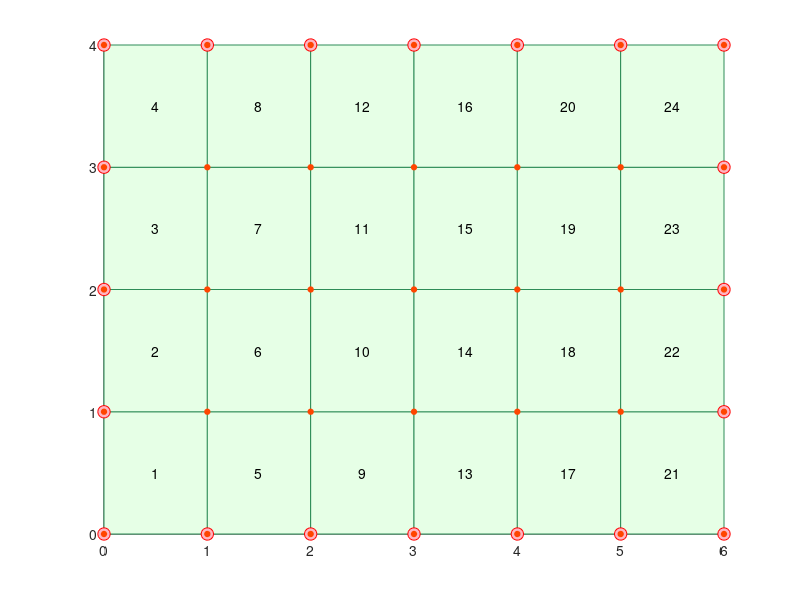

Here is the MATLAB script that generated this plot: (Note: this script raises an error after producing the figure.)
%% Finite Element Analysis of Rectangular Slab (Hermite functions deduced symbolically)
% #md
% # Finite Element Analysis of Rectangular Slab
% #endmd
%' ---
% #md
% ## Input data
% #endmd
% #img https://calcpad.eu/media/mechanics/elastic/slab.png
a = 6; b = 4; t = 0.1; q = 10; E = 35000; nu = 0.15;
%' Slab dimensions - @a m, @b m
%' Thickness - @t m
%' Load - @q kN/m²
%' Modulus of elasticity - @E MPa
%' Poisson's ratio - @nu

%% Finite element mesh
% #md
% ## Finite element mesh
% #endmd
n = 16;
%' We will use rectangular finite element with @n DOFs
n_a = 6; n_b = 4;
%' Number of elements along a and b - @n_a, @n_b
n_e = n_a*n_b           %' Total number of elements
n_j = (n_a + 1)*(n_b + 1)   %' Total number of joints
a_1 = a/n_a             %' Element dimensions (m)
b_1 = b/n_b
n_s = 2*(n_a + n_b)     %' Supported joints count

x_j = zeros(n_j, 1); y_j = zeros(n_j, 1);
x = 0; y = 0;
for j = 1:n_j
    x_j(j) = x;
    y_j(j) = y;
    y = y + b_1;
    if y > b + 1e-9
        y = 0;
        x = x + a_1;
    end
end
e_j = zeros(n_e, 4);
for i_a = 1:n_a
    for i_b = 1:n_b
        e = i_b + n_b*(i_a - 1);
        j = e + i_a - 1;
        e_j(e, 1) = j;
        e_j(e, 2) = j + n_b + 1;
        e_j(e, 3) = j + n_b + 2;
        e_j(e, 4) = j + 1;
    end
end
s_j = zeros(n_s, 1);
i_s = 0;
for i = 1:n_a + 1
    i_s = i_s + 1;
    s_j(i_s) = (n_b + 1)*i - n_b;
end
for i = 1:n_a + 1
    i_s = i_s + 1;
    s_j(i_s) = (n_b + 1)*i;
end
for i = 2:n_b
    i_s = i_s + 1;
    s_j(i_s) = i;
end
for i = 2:n_b
    i_s = i_s + 1;
    s_j(i_s) = n_a*(n_b + 1) + i;
end

%' Joint coordinates (m)
x_j'
y_j'
%' Numbers of elements joints
e_j'
%' Supported joints
s_j'

figure; hold on;
for e = 1:n_e
    k = e_j(e, :);
    patch(x_j(k), y_j(k), [0.9 1 0.9], 'EdgeColor', [0.18 0.55 0.34]);
    text(mean(x_j(k)), mean(y_j(k)), num2str(e), 'HorizontalAlignment', 'center');
end
plot(x_j(s_j), y_j(s_j), 'o', 'MarkerFaceColor', [1 0.71 0.76], 'MarkerEdgeColor', 'r', 'MarkerSize', 9);
plot(x_j, y_j, 'o', 'MarkerFaceColor', [1 0.27 0], 'MarkerEdgeColor', [1 0.27 0], 'MarkerSize', 4);
text(x_j + 0.08, y_j + 0.12, (1:n_j)');
axis equal; axis off;

%% Finite element formulation
% #md
% ## Finite element formulation
% **Shape functions**
% #endmd
%' Deduced, not written: along a dimension of length l, in the local coordinate ξ = x/l,
%' each base function is the cubic that is 1 in ONE end degree of freedom
%' (w or θ at ξ = 0 or ξ = 1) and 0 in the other three.
syms xi l
%' Cubic monomials and their rotation θ = dw/dx = (1/l)·dw/dξ:
p = [1, xi, xi^2, xi^3]
pprime = diff(p, xi)/l
%' Conditions matrix, one row per end degree of freedom [w(0); θ(0); w(1); θ(1)]:
A = [subs(p, xi, 0); subs(pprime, xi, 0); subs(p, xi, 1); subs(pprime, xi, 1)]
%' Coefficients of the four base functions (one column each):
C = simplify(inv(A))
%' Hermite cubic base functions Φ = p·C:
Phi = simplify(p*C)
%' First and second derivatives with respect to x:
Phiprime = simplify(diff(Phi, xi)/l)
Phipprime = simplify(diff(Phi, xi, 2)/l^2)
%' Check against the functions that Calcpad writes by hand (must be 0 0 0 0):
Phi_cp = [1 - xi^2*(3 - 2*xi), xi*l*(1 - xi*(2 - xi)), xi^2*(3 - 2*xi), xi^2*l*(-1 + xi)];
dif = simplify(Phi - Phi_cp)
%' For the numerical integration they are evaluated at the needed points:
Phi_n = @(x, L) double(subs(Phi, {xi, l}, {x, L}));
Phiprime_n = @(x, L) double(subs(Phiprime, {xi, l}, {x, L}));
Phipprime_n = @(x, L) double(subs(Phipprime, {xi, l}, {x, L}));
%' Each of the 16 shape functions is a product N = Φ_ia(ξ)·Φ_ib(η). Per joint: w, θ_x, θ_y, ψ;
%' joints 1 = (0,0), 2 = (1,0), 3 = (1,1), 4 = (0,1). Index of Φ along a (i_a) and along b (i_b):
i_a = [1 2 1 2 3 4 3 4 3 4 3 4 1 2 1 2]
i_b = [1 1 2 2 1 1 2 2 3 3 4 4 3 3 4 4]
N = @(x, y) Phi_n(x, a_1)(i_a).*Phi_n(y, b_1)(i_b);

% #md
% **Constitutive matrix** (stress - strain relationship)
% #endmd
D = E*1000*t^3/(12*(1 - nu^2))*[1, nu, 0; nu, 1, 0; 0, 0, (1 - nu)/2]

% #md
% **Strain-displacement matrix**
% #endmd
%' B = [ Φ″_ia(ξ)·Φ_ib(η) ;  Φ_ia(ξ)·Φ″_ib(η) ;  2·Φ′_ia(ξ)·Φ′_ib(η) ]
B = @(x, y) [Phipprime_n(x, a_1)(i_a).*Phi_n(y, b_1)(i_b); ...
             Phi_n(x, a_1)(i_a).*Phipprime_n(y, b_1)(i_b); ...
             2*Phiprime_n(x, a_1)(i_a).*Phiprime_n(y, b_1)(i_b)];

%' The elements of the stiffness matrix will be calculated by using the equation
%' K_e = a_1·b_1·∫₀¹∫₀¹ B(ξ; η)ᵀ·D·B(ξ; η) dξ dη
%' The integrand is a polynomial of degree ≤ 6 in ξ and in η: Gauss-Legendre with
%' 4 points per direction integrates it exactly.
g_x = ([-0.861136311594053, -0.339981043584856, 0.339981043584856, 0.861136311594053] + 1)/2;
g_w = [0.347854845137454, 0.652145154862546, 0.652145154862546, 0.347854845137454]/2;
K_e = zeros(n, n); F_e = zeros(n, 1);
for i = 1:4
    for k = 1:4
        B_g = B(g_x(i), g_x(k));
        K_e = K_e + a_1*b_1*g_w(i)*g_w(k)*(B_g'*D*B_g);
        F_e = F_e + a_1*b_1*g_w(i)*g_w(k)*q*N(g_x(i), g_x(k))';
    end
end
% #md
% **Element stiffness matrix**
% #endmd
K_e
%' Element load vector (kN)
%' F_e = a_1·b_1·∫₀¹∫₀¹ N(ξ; η)ᵀ·q dξ dη
F_e'

%% Solution
% #md
% ## Solution
% #endmd
k_1 = n/4;
n_g = k_1*n_j;
K = zeros(n_g, n_g); F = zeros(n_g, 1);
for e = 1:n_e
    g = zeros(1, n);
    for i = 1:4
        g(k_1*(i - 1) + (1:k_1)) = k_1*(e_j(e, i) - 1) + (1:k_1);
    end
    K(g, g) = K(g, g) + K_e;
    F(g) = F(g) + F_e;
end
%' Addition of supports (penalty k_s on w, and on the rotation along the edge)
k_s = 1e20;
for i = 1:n_s
    j = k_1*(s_j(i) - 1) + 1;
    K(j, j) = K(j, j) + k_s;
    if y_j(s_j(i)) == 0 || y_j(s_j(i)) == b
        K(j + 1, j + 1) = K(j + 1, j + 1) + k_s;
    end
    if x_j(s_j(i)) == 0 || x_j(s_j(i)) == a
        K(j + 2, j + 2) = K(j + 2, j + 2) + k_s;
    end
end
%' Global stiffness matrix: @n_g × @n_g
%' Global load vector (kN)
F'
%' Solution of the system of equations (mm)
Z = 1000*(K \ F);
Z'

%% Results
% #md
% ## Results
% #endmd
%' Joint displacements (mm)
W_z = zeros(n_a + 1, n_b + 1);
for i = 1:n_a + 1
    for k = 1:n_b + 1
        W_z(i, k) = round(Z(4*((i - 1)*(n_b + 1) + k) - 3)*1000)/1000;
    end
end
W_z'
[X_g, Y_g] = meshgrid(0:a_1:a, 0:b_1:b);
[X_f, Y_f] = meshgrid(linspace(0, a, 61), linspace(0, b, 41));
figure; contourf(X_f, Y_f, interp2(X_g, Y_g, -W_z', X_f, Y_f, 'spline'), 20, 'LineStyle', 'none');
colorbar; colormap(flipud(jet)); axis equal; title('w (mm)');
w_c = W_z(n_a/2 + 1, n_b/2 + 1);
%' w(a/2; b/2) = @w_c mm

%' Bending moments
Z_e = @(e) Z(reshape(k_1*(e_j(e, :) - 1) + (1:k_1)', 1, []))/1000;
M_j = zeros(3, n_j); c_j = zeros(n_j, 1);
for e = 1:n_e
    z = Z_e(e);
    for i = 1:4
        j = e_j(e, i);
        c_j(j) = c_j(j) + 1;
        M_j(:, j) = M_j(:, j) - D*B((x_j(j) - x_j(e_j(e, 1)))/a_1, (y_j(j) - y_j(e_j(e, 1)))/b_1)*z;
    end
end
M_j = M_j./c_j';
M_x = reshape(M_j(1, :), n_b + 1, n_a + 1);
M_y = reshape(M_j(2, :), n_b + 1, n_a + 1);
M_xy = reshape(M_j(3, :), n_b + 1, n_a + 1);

e = (round(n_a/2) - 1)*n_a + round(n_b/2) + 1;
j = e_j(e, 1);
%' Results for element @e and joint @j:
Z_e15 = 1000*Z_e(e)'
M_e = -D*B(0, 0)*Z_e(e)
%' Average bending moments at joints (kNm/m)
M_j

%' Bending moments - M_x (kNm/m)
M_x
figure; contourf(X_f, Y_f, interp2(X_g, Y_g, M_x, X_f, Y_f, 'spline'), 20, 'LineStyle', 'none');
colorbar; colormap(flipud(jet)); axis equal; title('M_x (kNm/m)');
M_x_max = M_x(n_b/2 + 1, n_a/2 + 1);
%' Maximal value - M_x(a/2; b/2) = @M_x_max kNm/m

%' Bending moments - M_y (kNm/m)
M_y
figure; contourf(X_f, Y_f, interp2(X_g, Y_g, M_y, X_f, Y_f, 'spline'), 20, 'LineStyle', 'none');
colorbar; colormap(flipud(jet)); axis equal; title('M_y (kNm/m)');
M_y_max = M_y(n_b/2 + 1, n_a/2 + 1);
%' Maximal value - M_y(a/2; b/2) = @M_y_max kNm/m

%' Bending moments - M_xy (kNm/m)
M_xy
figure; contourf(X_f, Y_f, interp2(X_g, Y_g, M_xy, X_f, Y_f, 'spline'), 20, 'LineStyle', 'none');
colorbar; colormap(flipud(jet)); axis equal; title('M_{xy} (kNm/m)');
M_xy_0 = M_xy(1, 1);
%' Maximal value - M_xy(0; 0) = @M_xy_0 kNm/m
